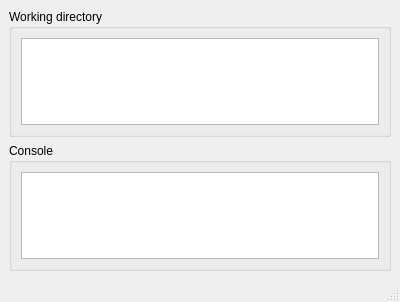
<?xml version="1.0" encoding="UTF-8"?>
<ui version="4.0">
 <class>Main_window</class>
 <widget class="QMainWindow" name="Main_window">
  <property name="geometry">
   <rect>
    <x>0</x>
    <y>0</y>
    <width>400</width>
    <height>302</height>
   </rect>
  </property>
  <property name="windowTitle">
   <string>Mac OS Bundle</string>
  </property>
  <widget class="QWidget" name="centralwidget">
   <layout class="QVBoxLayout" name="verticalLayout_2">
    <item>
     <widget class="QGroupBox" name="working_dir_groupbox">
      <property name="title">
       <string>Working directory</string>
      </property>
      <layout class="QVBoxLayout" name="verticalLayout_3">
       <item>
        <widget class="QPlainTextEdit" name="working_dir_textedit"/>
       </item>
      </layout>
     </widget>
    </item>
    <item>
     <widget class="QGroupBox" name="console_groupbox">
      <property name="sizePolicy">
       <sizepolicy hsizetype="Preferred" vsizetype="Preferred">
        <horstretch>0</horstretch>
        <verstretch>0</verstretch>
       </sizepolicy>
      </property>
      <property name="title">
       <string>Console</string>
      </property>
      <layout class="QVBoxLayout" name="verticalLayout">
       <item>
        <widget class="QTextBrowser" name="console_textbrowser">
         <property name="sizePolicy">
          <sizepolicy hsizetype="Expanding" vsizetype="Expanding">
           <horstretch>0</horstretch>
           <verstretch>0</verstretch>
          </sizepolicy>
         </property>
        </widget>
       </item>
      </layout>
     </widget>
    </item>
   </layout>
  </widget>
  <widget class="QMenuBar" name="menubar">
   <property name="geometry">
    <rect>
     <x>0</x>
     <y>0</y>
     <width>400</width>
     <height>24</height>
    </rect>
   </property>
  </widget>
  <widget class="QStatusBar" name="statusbar"/>
 </widget>
 <resources/>
 <connections/>
</ui>
